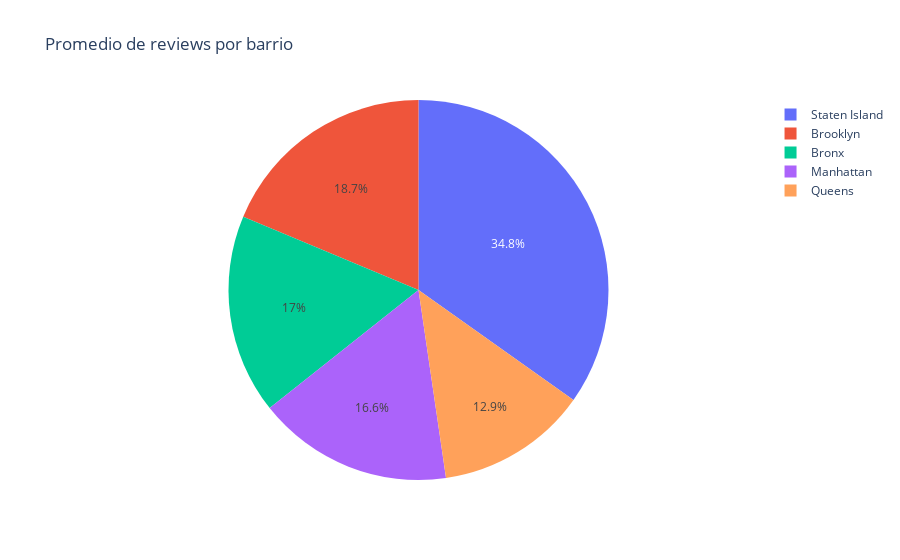

Notebook code cell kept with this figure:
### Code cell
import plotly.express as px

fig = px.pie(df_reviews_promedio, values='promedio_de_reviews', names='barrios', title="Promedio de reviews por barrio")
fig.show()

### Figure 1 — Plotly figure (JSON) as saved in the notebook; plotly's stock layout.template omitted (floating-point values rounded to 4 significant figures)
{"data": [{"domain": {"x": [0, 1], "y": [0, 1]}, "hovertemplate": "barrios=%{label}<br>promedio_de_reviews=%{value}<extra></extra>", "labels": ["Brooklyn", "Manhattan", "Queens", "Staten Island", "Bronx"], "legendgroup": "", "name": "", "showlegend": true, "type": "pie", "values": [18.7, 16.64, 12.86, 34.82, 16.98]}], "layout": {"legend": {"tracegroupgap": 0}, "title": {"text": "Promedio de reviews por barrio"}}}
